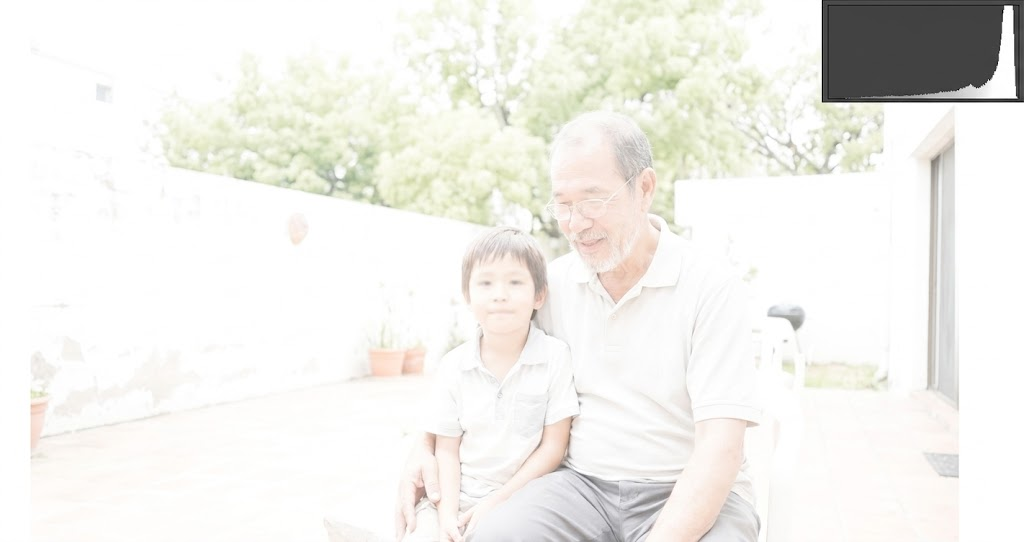
#> input picture Data/anh11.png, 1024 x 542 px
$ python recommend_clauhe.py
#> lines starting #> are read from the running program, lines starting #| are printed output that depends on the picture
#> in compare_methods, original is the input picture: shape (542, 1024, 3); mean B, G, R 236.1, 240.5, 241.4
### Processing/histogram.py
import numpy as np
import cv2

def equalize_channel(channel: np.ndarray):
    hist, _ = np.histogram(channel.flatten(), bins=256, range=(0, 256))
    cdf = hist.cumsum()
    cdf_normalize = cdf * 255 / cdf[-1]
    gut = np.round(cdf_normalize).astype(np.uint8)
    return gut[channel]


def histogram_color(img_bgr: np.ndarray):
    ycrcb = cv2.cvtColor(img_bgr, cv2.COLOR_BGR2YCrCb)
#> ycrcb: shape (542, 1024, 3); mean of channels 0, 1, 2 240.3, 128.8, 125.7
    y, cr, cb = cv2.split(ycrcb)
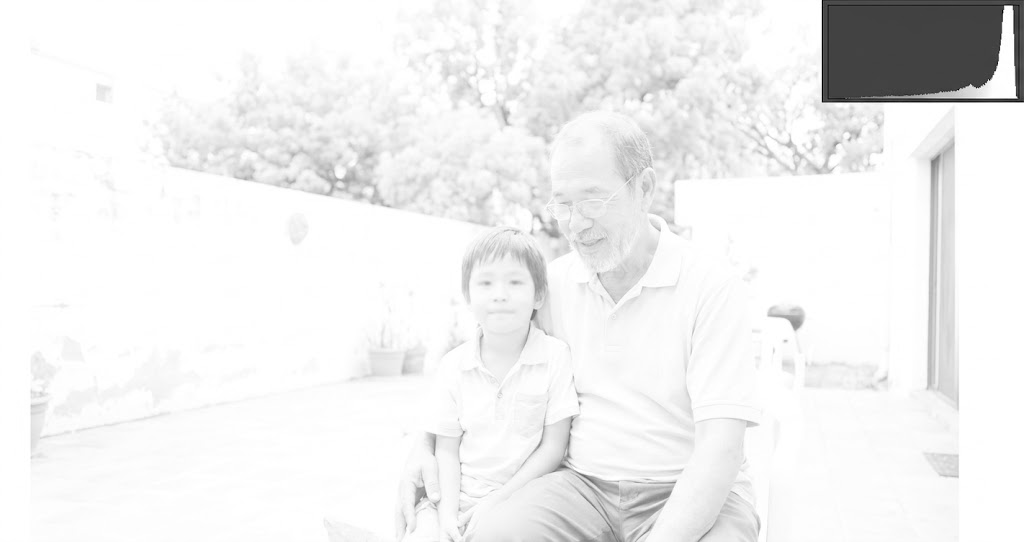
#> y: shape (542, 1024); min 0, max 255, mean 240.3
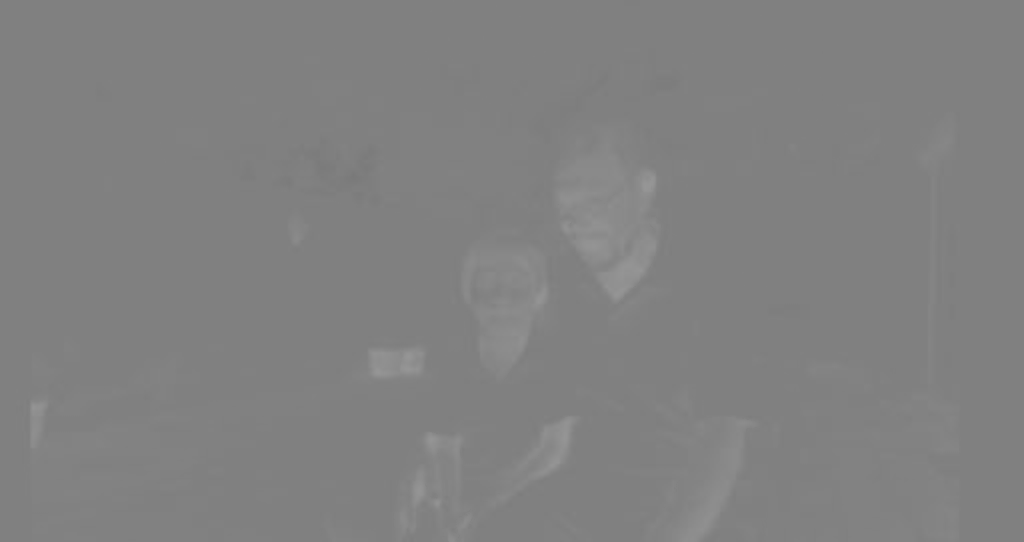
#> cr: shape (542, 1024); min 121, max 150, mean 128.8

    y_eq = equalize_channel(y)
#> in equalize_channel, `hist, _ = np.histogram(channel.flatten(), bins=256, range=(0, 256))`: hist = 256 values, max 192281 at index 255, min 0 at index 6, mean 2168
#> in equalize_channel, `cdf = hist.cumsum()`: cdf = 256 values from 62 to 555008
#> in equalize_channel, `cdf_normalize = cdf * 255 / cdf[-1]`: cdf_normalize = 256 values from 0.0285 to 255
#> in equalize_channel, `gut = np.round(cdf_normalize).astype(np.uint8)`: gut = 256 values from 0 to 255
#> in equalize_channel, `return gut[channel]`:
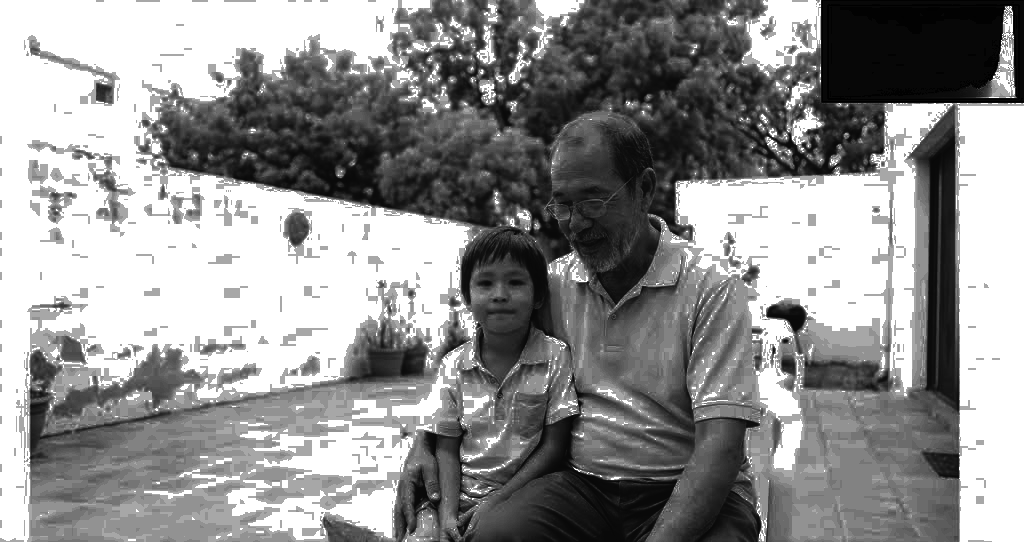
#> returned value: shape (542, 1024); min 0, max 255, mean 145.4

    merged = cv2.merge([y_eq, cr, cb])
#> merged: shape (542, 1024, 3); mean of channels 0, 1, 2 145.4, 128.8, 125.7
    result = cv2.cvtColor(merged, cv2.COLOR_YCrCb2BGR)
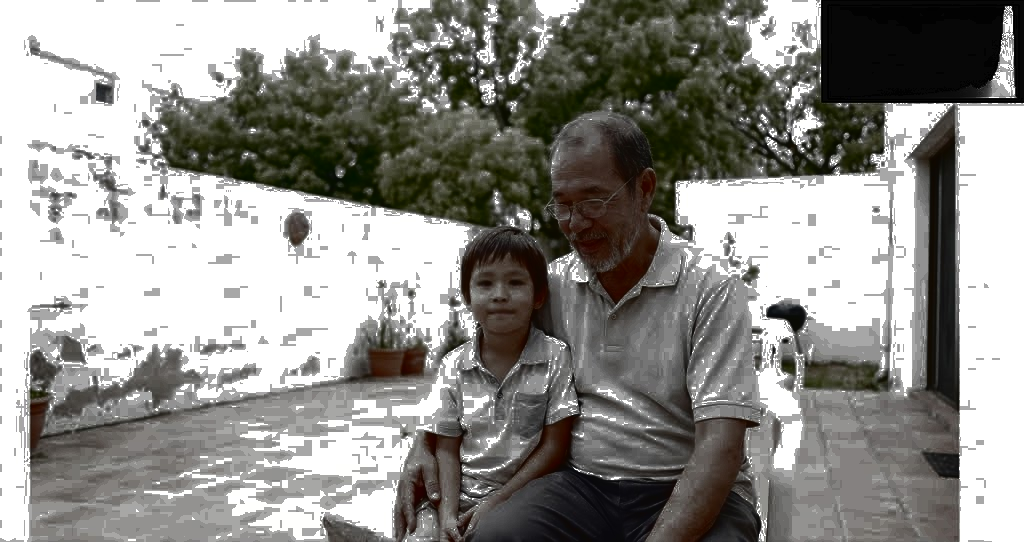
#> result: shape (542, 1024, 3); mean B, G, R 141.3, 145.6, 146.5
    return result

### experiments/recommend_clauhe.py
"""
File thử nghiệm: So sánh Histogram Equalization toàn cục (đã dùng trong app)
với CLAHE (đề xuất cải tiến) — không phải chức năng chính thức của app,
chỉ phục vụ mục đích phân tích, minh họa trong báo cáo.
"""
import sys, os
sys.path.append(os.path.abspath(os.path.join(os.path.dirname(__file__), "..")))

import cv2
import numpy as np
import matplotlib.pyplot as plt
from skimage.metrics import peak_signal_noise_ratio as psnr
from skimage.metrics import structural_similarity as ssim
from Processing.histogram import histogram_color  # tái sử dụng hàm chính thức

BASE_DIR = os.path.dirname(os.path.abspath(__file__))
OUTPUT_DIR = os.path.join(BASE_DIR, "experiments")
os.makedirs(OUTPUT_DIR, exist_ok=True)


def histogram_color_clahe(img_bgr, clip_limit=2.0, tile_size=(8, 8)):
    """Chỉ dùng để SO SÁNH minh họa, không tích hợp vào GUI chính."""
#> called with clip_limit = 2, tile_size = (8, 8)
    ycrcb = cv2.cvtColor(img_bgr, cv2.COLOR_BGR2YCrCb)
    y, cr, cb = cv2.split(ycrcb)
    clahe = cv2.createCLAHE(clipLimit=clip_limit, tileGridSize=tile_size)
    y_eq = clahe.apply(y)
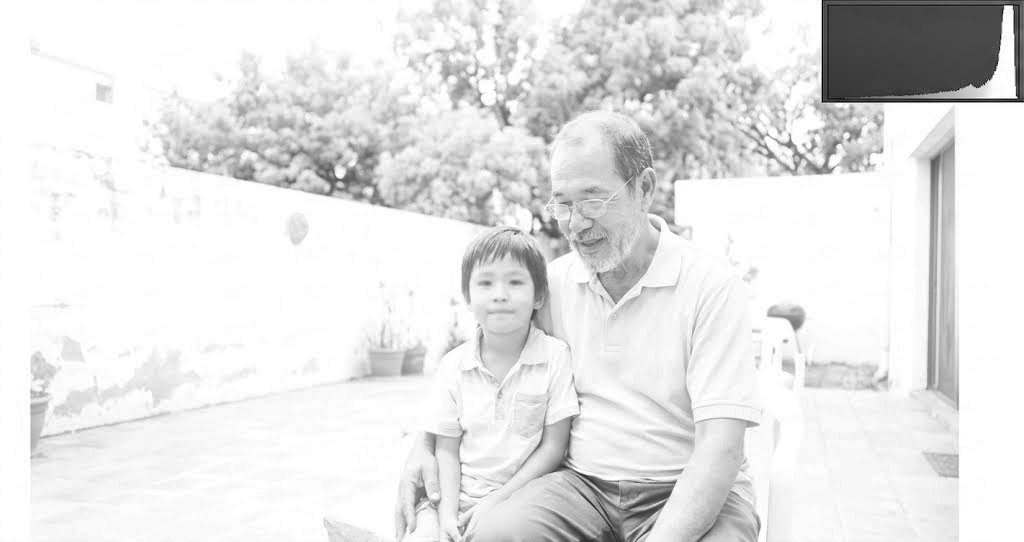
#> y_eq: shape (542, 1024); min 1, max 255, mean 229.1
    merged = cv2.merge([y_eq, cr, cb])
#> merged: shape (542, 1024, 3); mean of channels 0, 1, 2 229.1, 128.8, 125.7
    return cv2.cvtColor(merged, cv2.COLOR_YCrCb2BGR)
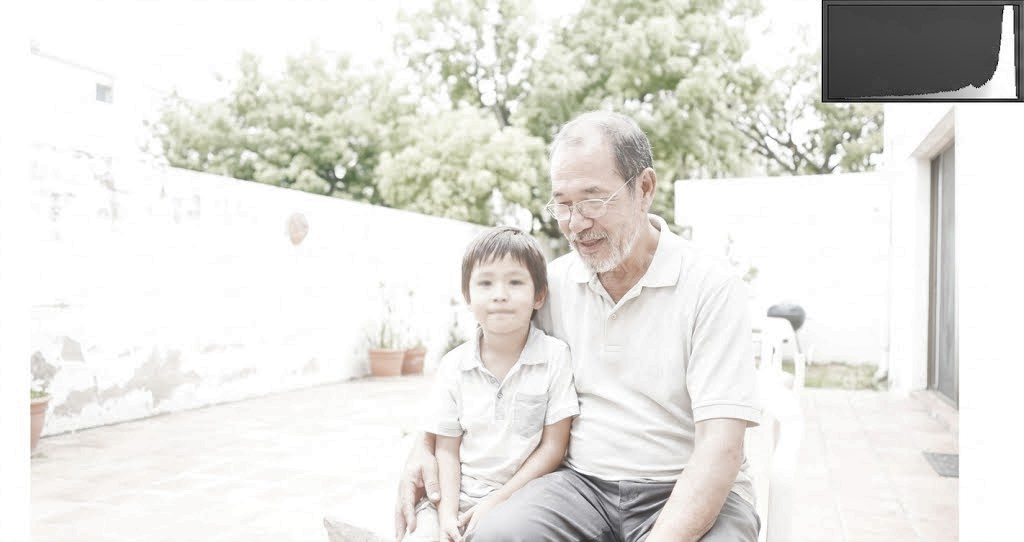
#> returned value: shape (542, 1024, 3); mean B, G, R 224.9, 229.3, 230.2


def compute_metrics(original, processed):
    """Tính các chỉ số đánh giá: std, entropy, noise, psnr, ssim"""
    gray_orig = cv2.cvtColor(original, cv2.COLOR_BGR2GRAY)
    gray_proc = cv2.cvtColor(processed, cv2.COLOR_BGR2GRAY)

    std_val = gray_proc.std()
#> std_val = 89.89

    hist, _ = np.histogram(gray_proc.flatten(), bins=256, range=(0, 256))
#> hist = 256 values, max 192281 at index 255, min 0 at index 3, mean 2168
    hist = hist[hist > 0] / hist.sum()
#> hist = 57 values, max 0.346 at index 56, min 3.6e-06 at index 27, mean 0.0175
    entropy_val = -np.sum(hist * np.log2(hist))
#> entropy_val = 4.23

    smoothed = cv2.GaussianBlur(gray_proc, (5, 5), 0)
    noise_val = np.std(gray_proc.astype(np.float32) - smoothed.astype(np.float32))
#> noise_val = 12.22

    psnr_val = psnr(gray_orig, gray_proc)
#> psnr_val = 6.41
    ssim_val = ssim(gray_orig, gray_proc)
#> ssim_val = 0.429

    return {
        "std": std_val,
        "entropy": entropy_val,
        "noise": noise_val,
        "psnr": psnr_val,
        "ssim": ssim_val,
    }


def compare_methods(image_path):
    """
    Gộp chung 1 hình, chia 2 hàng:
    - Hàng trên (1x3): Ảnh gốc - Global HE - CLAHE
    - Hàng dưới (1x1): Biểu đồ cột so sánh các chỉ số
    """
    original = cv2.imread(image_path)
    eq_global = histogram_color(original)
    eq_clahe = histogram_color_clahe(original)

    metrics_global = compute_metrics(original, eq_global)
#> metrics_global = {'std': 89.89, 'entropy': 4.23, 'noise': 12.22, 'psnr': 6.41, 'ssim': 0.429}
    metrics_clahe = compute_metrics(original, eq_clahe)
#> metrics_clahe = {'std': 42.28, 'entropy': 5.04, 'noise': 4.66, 'psnr': 22.2, 'ssim': 0.912}

    print(f"{'Chỉ số':<12}{'Global HE':<15}{'CLAHE':<15}")
    for key in metrics_global:
        print(f"{key:<12}{metrics_global[key]:<15.3f}{metrics_clahe[key]:<15.3f}")
#> this loop made 5 passes
#> key on passes 1 to 5: 'std', 'entropy', 'noise', 'psnr', 'ssim'
#| std         89.891         42.285
#| entropy     4.225          5.040
#| noise       12.215         4.656
#| psnr        6.407          22.202
#| ssim        0.429          0.912

    # Bố cục 2 hàng: hàng trên chia 3 cột con cho ảnh, hàng dưới 1 biểu đồ
    fig = plt.figure(figsize=(15, 10))
    gs = fig.add_gridspec(2, 1, height_ratios=[1, 1.2], hspace=0.35)

    # Hàng trên: 3 ảnh
    gs_top = gs[0].subgridspec(1, 3)
    images = [original, eq_global, eq_clahe]
    titles = ["Ảnh gốc", "Global HE", "CLAHE"]
    for i, (img, title) in enumerate(zip(images, titles)):
        ax = fig.add_subplot(gs_top[0, i])
        ax.imshow(cv2.cvtColor(img, cv2.COLOR_BGR2RGB))
        ax.set_title(title)
        ax.axis("off")
#> this loop made 3 passes

    # Hàng dưới: biểu đồ cột so sánh chỉ số
    ax_bar = fig.add_subplot(gs[1])
    labels = list(metrics_global.keys())
#> labels = ['std', 'entropy', 'noise', 'psnr', 'ssim']
    global_vals = list(metrics_global.values())
#> global_vals = [89.89, 4.23, 12.22, 6.41, 0.429]
    clahe_vals = list(metrics_clahe.values())
#> clahe_vals = [42.28, 5.04, 4.66, 22.2, 0.912]

    x = np.arange(len(labels))
#> x = [0, 1, 2, 3, 4]
    width = 0.35
    ax_bar.bar(x - width / 2, global_vals, width, label="Global HE", color="orange")
    ax_bar.bar(x + width / 2, clahe_vals, width, label="CLAHE", color="green")
    ax_bar.set_xticks(x)
    ax_bar.set_xticklabels(labels)
    ax_bar.set_title("So sánh chỉ số: Global HE vs CLAHE")
    ax_bar.legend()

    plt.savefig(os.path.join(OUTPUT_DIR, "clahe_vs_global_full.png"))
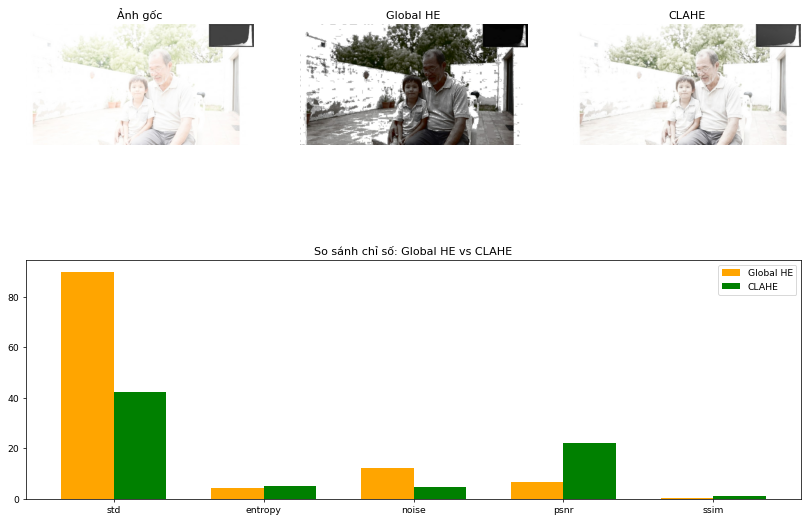
#> figure drawn by matplotlib, 4 panels; panel 4: tallest bar 89.89 high, from x = -0.35 to 0; panel 4: tallest bar 42.28 high, from x = 2.78e-17 to 0.35
    plt.show()

    return metrics_global, metrics_clahe


if __name__ == "__main__":
    image_path = os.path.join(BASE_DIR, "..", "Data", "anh11.png")
    compare_methods(image_path)
